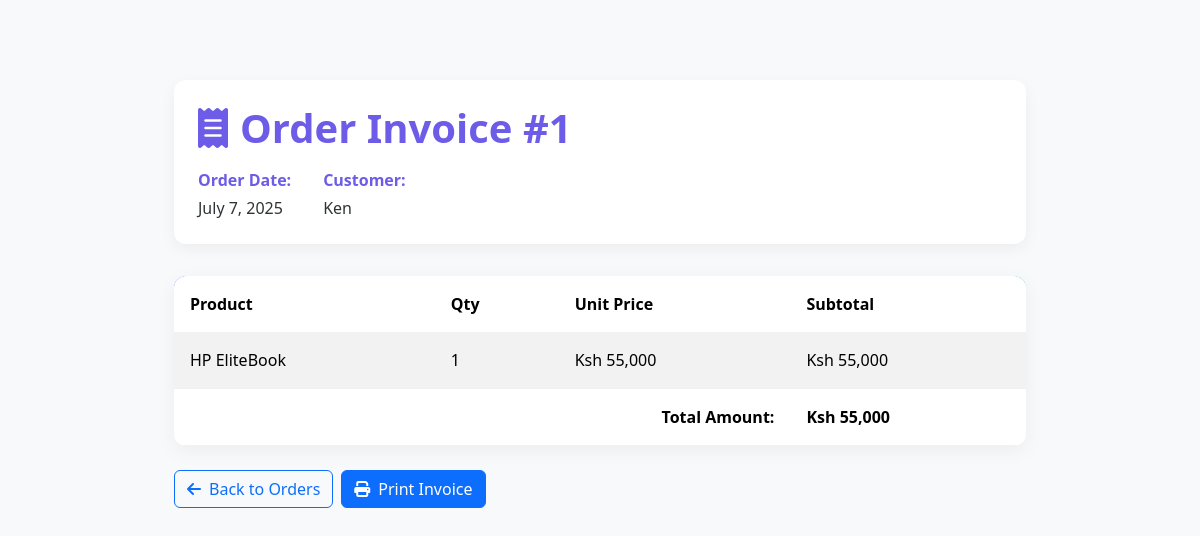
Screenshot of /order_detail.php?id=1 (signed in) with the database file from the repository.
### tables this page shows
CREATE TABLE `order_items` (
  `id` int(11) NOT NULL,
  `order_id` int(11) DEFAULT NULL,
  `product_name` varchar(100) DEFAULT NULL,
  `quantity` int(11) DEFAULT NULL,
  `price` decimal(10,2) DEFAULT NULL
);

CREATE TABLE `orders` (
  `id` int(11) NOT NULL,
  `customer_name` varchar(100) DEFAULT NULL,
  `phone` varchar(20) DEFAULT NULL,
  `address` text DEFAULT NULL,
  `total_price` decimal(10,2) DEFAULT NULL,
  `order_date` timestamp NOT NULL DEFAULT current_timestamp(),
  `user_id` int(11) DEFAULT NULL
);

### order_detail.php (the view, shortened to what this page needs)
<?php
include 'config.php';
$order_id = $_GET['id'];
$user_id = $_SESSION['user_id'];
$sql = "SELECT oi.*, o.order_date
        FROM order_items oi
        JOIN orders o ON oi.order_id = o.id
        WHERE oi.order_id = ? AND o.user_id = ?";
$stmt = $conn->prepare($sql);
$stmt->bind_param("ii", $order_id, $user_id);
$stmt->execute();
$result = $stmt->get_result();
$first_row = $result->fetch_assoc();
$order_date = $first_row['order_date'];
$result->data_seek(0);
?>
<!DOCTYPE html>
<html lang="en">
<head>
  <link href="https://cdn.jsdelivr.net/npm/bootstrap@5.3.3/dist/css/bootstrap.min.css" rel="stylesheet">
  <link rel="stylesheet" href="https://cdnjs.cloudflare.com/ajax/libs/font-awesome/6.4.0/css/all.min.css">
</head>
<body>
<div class="container my-5">
  <div class="print-section">
    <div class="order-header">
      <h1 class="order-title">
        <i class="fas fa-receipt"></i>Order Invoice #<?= $order_id ?>
      </h1>
      <div class="order-meta">
        <div class="order-meta-item">
          <strong>Order Date:</strong>
          <span><?= date('F j, Y', strtotime($order_date)) ?></span>
        </div>
        <div class="order-meta-item">
          <strong>Customer:</strong>
          <span><?= htmlspecialchars($_SESSION['user_name'] ?? '') ?></span>
        </div>
      </div>
    </div>
    <div class="order-table">
      <table class="table table-striped">
        <thead>
          <tr>
            <th>Product</th>
            <th>Qty</th>
            <th>Unit Price</th>
            <th>Subtotal</th>
          </tr>
        </thead>
        <tbody>
          <?php
          $total = 0;
          while ($item = $result->fetch_assoc()):
            $subtotal = $item['quantity'] * $item['price'];
            $total += $subtotal;
          ?>
          <tr>
            <td><?= htmlspecialchars($item['product_name']) ?></td>
            <td><?= $item['quantity'] ?></td>
            <td>Ksh <?= number_format($item['price']) ?></td>
            <td>Ksh <?= number_format($subtotal) ?></td>
          </tr>
          <?php endwhile; ?>
          <tr class="total-row">
            <td colspan="3" class="text-end"><strong>Total Amount:</strong></td>
            <td><strong>Ksh <?= number_format($total) ?></strong></td>
          </tr>
        </tbody>
      </table>
    </div>
  </div>
  <div class="action-buttons no-print mt-4 d-flex gap-2">
    <a href="my_orders.php" class="btn btn-outline-primary">
      <i class="fas fa-arrow-left me-2"></i>Back to Orders
    </a>
    <button onclick="window.print()" class="btn btn-primary">
      <i class="fas fa-print me-2"></i>Print Invoice
    </button>
  </div>
</div>
</body>
</html>

### order_detail.php (style rules this page uses)
:root { --primary: #6c5ce7; --primary-dark: #5649c0; --secondary: #00cec9; --dark: #2d3436; }
body { font-family: 'Segoe UI', Tahoma, Geneva, Verdana, sans-serif; background-color: #f8f9fa; color: var(--dark); }
.container { max-width: 900px; padding: 2rem 1.5rem; }
.order-header { background: white; border-radius: 0.75rem; padding: 1.5rem; margin-bottom: 2rem; box-shadow: 0 5px 15px rgba(0,0,0,0.05); }
.order-title { color: var(--primary); font-weight: 700; margin-bottom: 1rem; display: flex; align-items: center; }
.order-title i { margin-right: 0.75rem; }
.order-meta { display: flex; gap: 2rem; }
.order-meta-item strong { display: block; margin-bottom: 0.25rem; color: var(--primary); }
.order-table { background: white; border-radius: 0.75rem; overflow: hidden; box-shadow: 0 5px 20px rgba(0,0,0,0.05); }
.table { margin-bottom: 0; }
.table thead { background: linear-gradient(135deg, var(--primary), var(--secondary)); color: white; }
.table th { font-weight: 600; padding: 1rem; border: none; }
.table td { padding: 1rem; vertical-align: middle; border-color: #f1f1f1; }
.total-row { font-weight: 700; background-color: rgba(0, 206, 201, 0.1) !important; }

### rows the page displays
order_items: order.order_date "July 7, 2025", product_name "HP EliteBook", quantity "1", price "55,000", subtotal "55,000"

### other values shown
$order_id "1"
$_SESSION['user_name'] "Ken"
$total "55,000"
